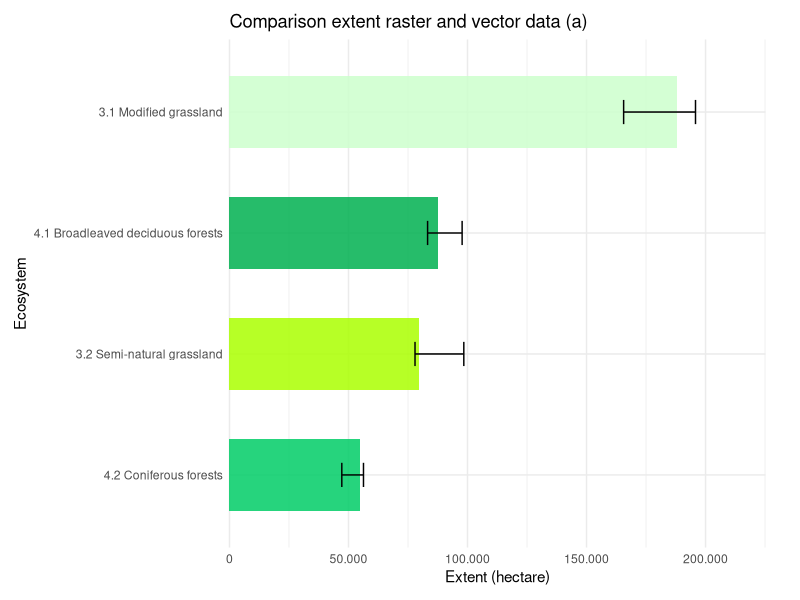
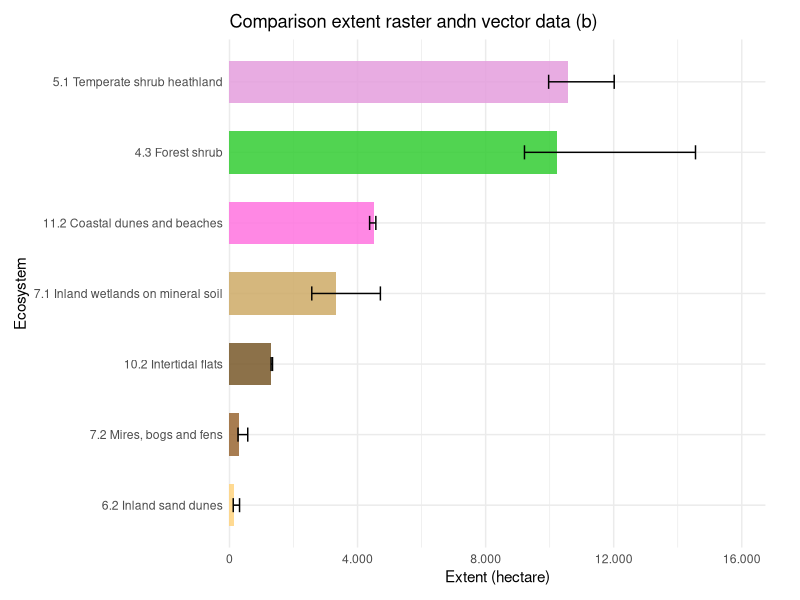
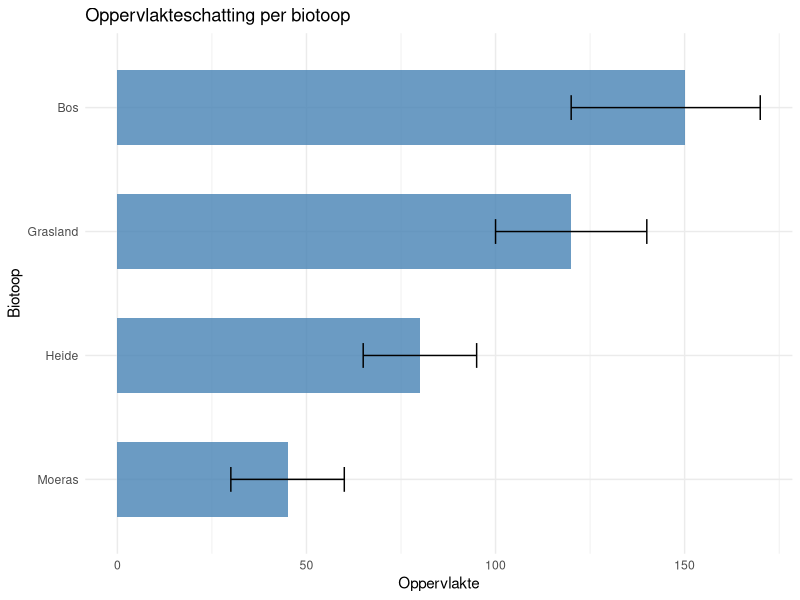
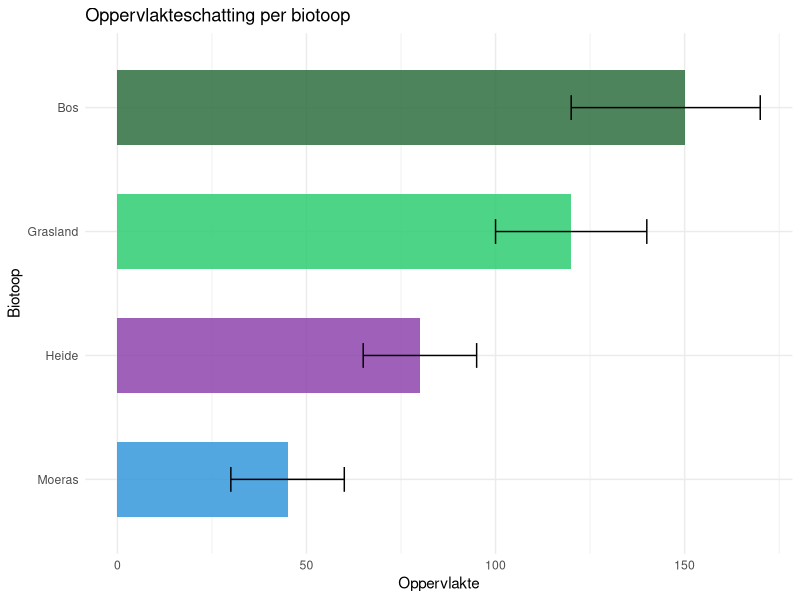

The R script that drew these images, in order:
# draft code voor figuur analyse C.Wils dd. 6/v/25 obv Gemini-suggesties 11/viii/26

# probeersel 3 aanpassing gemini 2 met eigen data en ecosysteemtypen

library(ggplot2)

# 1. data, opgesplitst voor grote en kleine ecosystemen
df_gr <- data.frame(
  ecosysteem_gr = c("3.1 Modified grassland", "3.2 Semi-natural grassland", "4.1 Broadleaved deciduous forests", "4.2 Coniferous forests"),
  OPP_gr     = c(187853, 79634, 87777, 54924),
  MINOPP_gr  = c(165588, 77944, 83227, 47188),
  MAXOPP_gr  = c(195786, 98443, 97736, 56294)
)

df_kl <- data.frame(
  ecosysteem_kl = c("4.3 Forest shrub","5.1 Temperate shrub heathland", "6.2 Inland sand dunes", "7.1 Inland wetlands on mineral soil", "7.2 Mires, bogs and fens", "10.2 Intertidal flats", "11.2 Coastal dunes and beaches"),
  OPP_kl     = c(10221, 10580, 133, 3333, 301, 1301, 4520),
  MINOPP_kl  = c(9213, 9968, 117, 2570, 266, 1299, 4376),
  MAXOPP_kl  = c(14555, 12016, 314, 4713, 570, 1344, 4571)
)

# 2. Definieer je eigen hex-kleurcodes per biotoop
kleuren_ecosysteem_gr <- c(
  "3.1 Modified grassland"      = "#CCFFCC", # Bleekgroen
  "3.2 Semi-natural grassland"    = "#AAFF00", # Felgroen
  "4.1 Broadleaved deciduous forests"   = "#00B050", # Donkergroen
  "4.2 Coniferous forests" = "#00CC66"  # Diepgroen
  )

kleuren_ecosysteem_kl <- c(
  "4.3 Forest shrub" = "#33CC33",  # Groen
  "5.1 Temperate shrub heathland" = "#E49EDD",  # Lichtpaars
  "6.2 Inland sand dunes" = "#FFD37F",  # Geelbruin
  "7.1 Inland wetlands on mineral soil" = "#CDAA66",  # Lichtbruin
  "7.2 Mires, bogs and fens" = "#996633",  # Bruin
  "10.2 Intertidal flats" = "#785829",  # Donkerbruin
  "11.2 Coastal dunes and beaches" = "#FF73DF"  # Roos
)

# 3. Figuur maken
ggplot(df_gr, aes(y = reorder(ecosysteem_gr, OPP_gr), x = OPP_gr, fill = ecosysteem_gr)) +
  geom_col(width = 0.6, alpha = 0.85) +
  geom_errorbar(aes(xmin = MINOPP_gr, xmax = MAXOPP_gr), width = 0.2, color = "black") +
  scale_fill_manual(values = kleuren_ecosysteem_gr) +
  scale_x_continuous(
    labels = scales::label_number(big.mark = ".", decimal.mark = ","),
    expand = expansion(mult = c(0, 0.15))
    ) +
  coord_cartesian(clip = "off") +
  labs(
    title = "Comparison extent raster and vector data (a)",
    x = "Extent (hectare)",
    y = "Ecosystem"
  ) +
  theme_minimal() +
  theme(
    legend.position = "none", # Verbergt de legende, want de Y-as toont de namen al
    plot.margin = margin(t = 10, r = 25, b = 10, l = 10)
    )

ggplot(df_kl, aes(y = reorder(ecosysteem_kl, OPP_kl), x = OPP_kl, fill = ecosysteem_kl)) +
  geom_col(width = 0.6, alpha = 0.85) +
  geom_errorbar(aes(xmin = MINOPP_kl, xmax = MAXOPP_kl), width = 0.2, color = "black") +
  scale_fill_manual(values = kleuren_ecosysteem_kl) +
  scale_x_continuous(
    labels = scales::label_number(big.mark = ".", decimal.mark = ","),
    expand = expansion(mult = c(0, 0.15))
    ) +
  coord_cartesian(clip = "off") +
  labs(
    title = "Comparison extent raster andn vector data (b)",
    x = "Extent (hectare)",
    y = "Ecosystem"
  ) +
  theme_minimal() +
  theme(
    legend.position = "none", # Verbergt de legende, want de Y-as toont de namen al
    plot.margin = margin(t = 10, r = 25, b = 10, l = 10)
    )


# probeersel 1 gemini

library(ggplot2)

# Voorbeelddata (vervang 'df' door de naam van jouw data frame)
df <- data.frame(
  biotoop = c("Bos", "Heide", "Moeras", "Grasland"),
  OPP     = c(150, 80, 45, 120),
  MINOPP  = c(120, 65, 30, 100),
  MAXOPP  = c(170, 95, 60, 140)
)

# Figuur maken
ggplot(df, aes(y = reorder(biotoop, OPP), x = OPP)) +
  geom_col(fill = "steelblue", width = 0.6, alpha = 0.8) +
  geom_errorbar(aes(xmin = MINOPP, xmax = MAXOPP), width = 0.2, color = "black") +
  labs(
    title = "Oppervlakteschatting per biotoop",
    x = "Oppervlakte",
    y = "Biotoop"
  ) +
  theme_minimal()

# probeersel 2 gemini met eigen hex-kleurcodes

library(ggplot2)

# 1. Voorbeelddata
df <- data.frame(
  biotoop = c("Bos", "Heide", "Moeras", "Grasland"),
  OPP     = c(150, 80, 45, 120),
  MINOPP  = c(120, 65, 30, 100),
  MAXOPP  = c(170, 95, 60, 140)
)

# 2. Definieer je eigen hex-kleurcodes per biotoop
kleuren_biotoop <- c(
  "Bos"      = "#2e6f40", # Donkergroen
  "Heide"    = "#8e44ad", # Paars
  "Moeras"   = "#3498db", # Blauw
  "Grasland" = "#2ecc71"  # Lichtgroen
)

# 3. Figuur maken
ggplot(df, aes(y = reorder(biotoop, OPP), x = OPP, fill = biotoop)) +
  geom_col(width = 0.6, alpha = 0.85) +
  geom_errorbar(aes(xmin = MINOPP, xmax = MAXOPP), width = 0.2, color = "black") +
  scale_fill_manual(values = kleuren_biotoop) +
  labs(
    title = "Oppervlakteschatting per biotoop",
    x = "Oppervlakte",
    y = "Biotoop"
  ) +
  theme_minimal() +
  theme(legend.position = "none") # Verbergt de legende, want de Y-as toont de namen al
